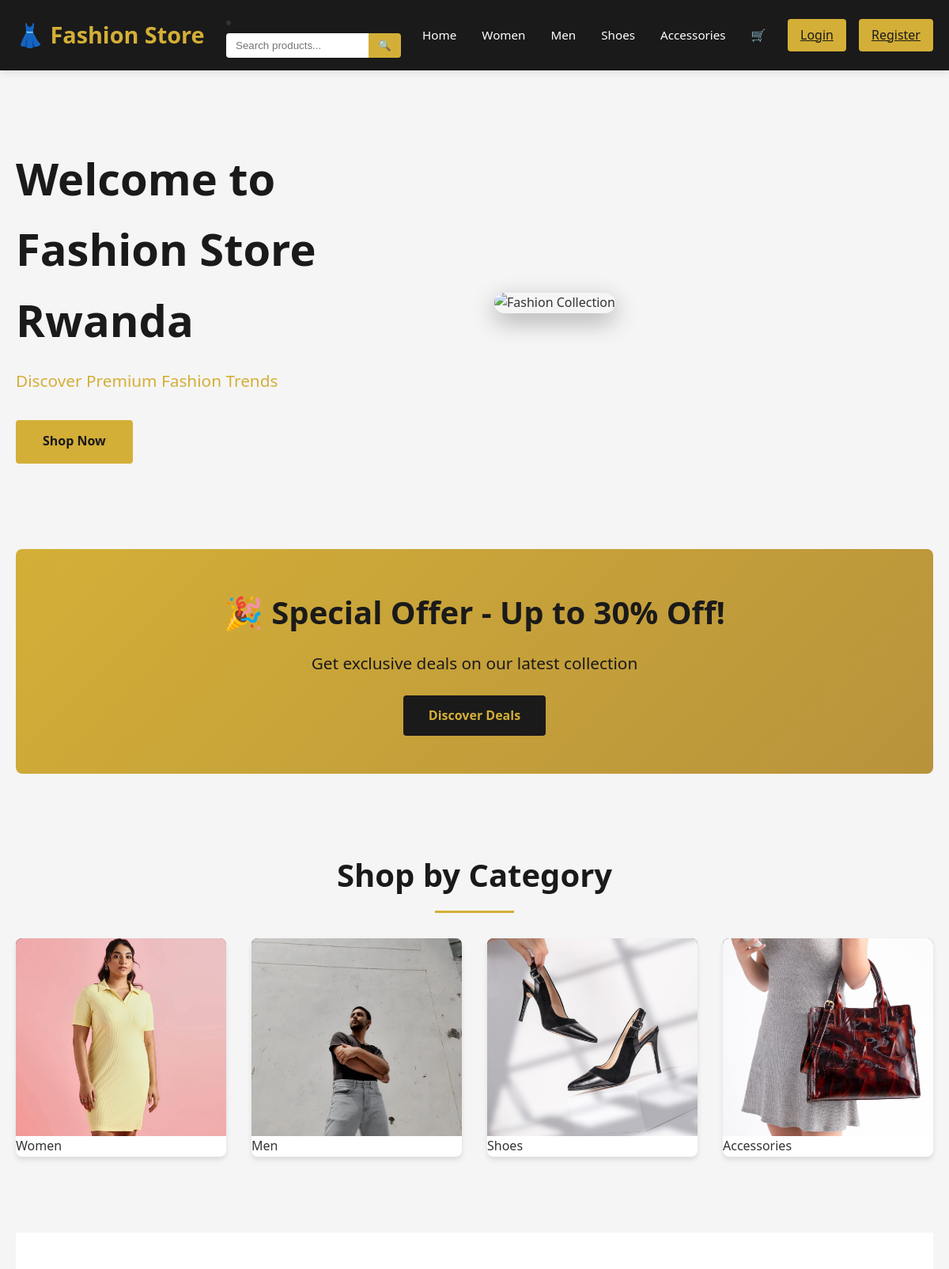
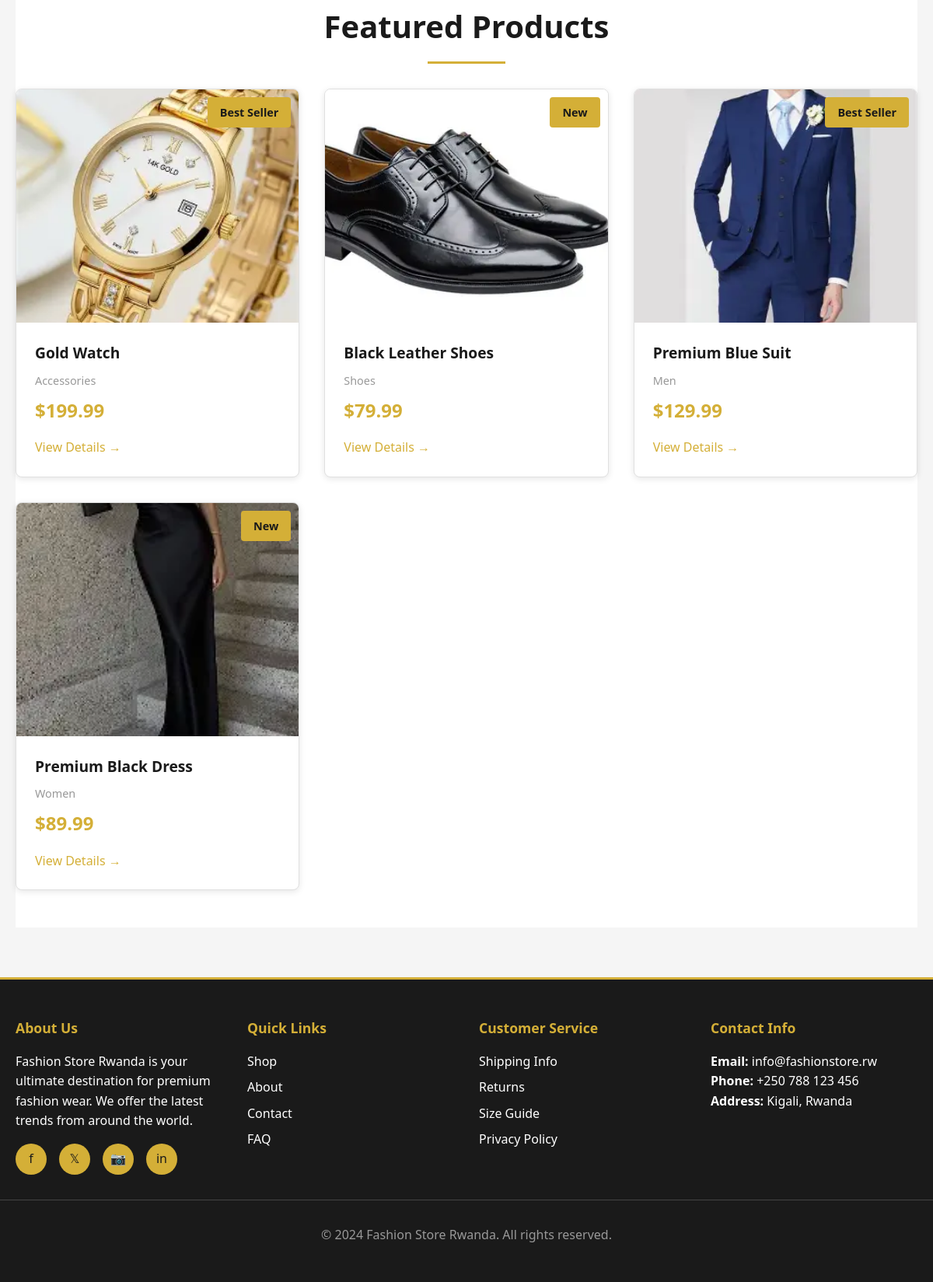
The page / on the database its author committed (2 pictures, top to bottom).
### store/models.py (models this page shows, shortened)
class Product(models.Model):
    BADGE_CHOICES = [
        ('new', 'New Arrival'),
        ('bestseller', 'Best Seller'),
        ('sale', 'Sale'),
        ('none', 'None'),
    ]
    name = models.CharField(max_length=200)
    description = models.TextField()
    price = models.DecimalField(max_digits=10, decimal_places=2, validators=[MinValueValidator(0)])
    category = models.ForeignKey(Category, on_delete=models.CASCADE, related_name='products')
    image = models.ImageField(upload_to='products/')
    images = models.ManyToManyField('ProductImage', blank=True, related_name='products')
    stock = models.IntegerField(validators=[MinValueValidator(0)])
    badge = models.CharField(max_length=20, choices=BADGE_CHOICES, default='none')
    discount_percentage = models.IntegerField(default=0, validators=[MinValueValidator(0), MaxValueValidator(100)])
    created_at = models.DateTimeField(auto_now_add=True)
    updated_at = models.DateTimeField(auto_now=True)
    class Meta:
        ordering = ['-created_at']

class Category(models.Model):
    name = models.CharField(max_length=100, unique=True)
    description = models.TextField(blank=True, null=True)
    image = models.ImageField(upload_to='categories/', blank=True, null=True)
    created_at = models.DateTimeField(auto_now_add=True)
    class Meta:
        ordering = ['name']
        verbose_name_plural = "Categories"

### store/views.py (the view)
# urls.py: 2. Add a URL to urlpatterns:  path('', views.home, name='home')
def home(request):
    featured_products = Product.objects.filter(badge__in=['new', 'bestseller'])[:6]
    categories = Category.objects.all()[:6]
    context = {
        'featured_products': featured_products,
        'categories': categories,
    }
    return render(request, 'store/home.html', context)

### store/templates/store/home.html (shortened to what this page needs)
{% extends 'store/base.html' %}
{% load static %}
{% block content %}
<div class="container">
   <div class="hero">
    <div class="hero-content">
        <div class="hero-text">
            <h1>Welcome to Fashion Store Rwanda</h1>
            <p>Discover Premium Fashion Trends</p>
            <a href="{% url 'products' %}" class="hero-btn">Shop Now</a>
        </div>
        <div class="hero-image">
           <img src="{% static 'images/pexels-ron-lach-8400221.jpg' %}"
     alt="Fashion Collection">
        </div>
    </div>
</div>
    <div class="promo-banner">
        <h2>🎉 Special Offer - Up to 30% Off!</h2>
        <p>Get exclusive deals on our latest collection</p>
        <a href="{% url 'products' %}" class="promo-btn">Discover Deals</a>
    </div>
    <section class="categories-section">
        <h2 class="section-title">Shop by Category</h2>
        <div class="categories-grid">
            <div class="category-card" onclick="window.location.href='{% url 'women' %}'">
                <div class="category-image">
    <img src="{% static 'images/women (2).jpg' %}" alt="Women">
</div>
                <div class="category-name">Women</div>
            </div>
            <div class="category-card" onclick="window.location.href='{% url 'men' %}'">
                <div class="category-image">
    <img src="{% static 'images/men.jpg' %}" alt="Men">
</div>
                <div class="category-name">Men</div>
            </div>
            <div class="category-card" onclick="window.location.href='{% url 'shoes' %}'">
                <div class="category-image">
    <img src="{% static 'images/shoes.jpg' %}" alt="Shoes">
</div>
                <div class="category-name">Shoes</div>
            </div>
            <div class="category-card" onclick="window.location.href='{% url 'accessories' %}'">
                <div class="category-image">
    <img src="{% static 'images/accessories.jpg' %}" alt="Accessories">
</div>
                <div class="category-name">Accessories</div>
            </div>
        </div>
    </section>
    <section class="featured-section">
        <h2 class="section-title">Featured Products</h2>
        <div class="products-grid">
            {% for product in featured_products %}
            <div class="product-card">
                <div class="product-image">
    {% if product.badge != 'none' %}
        <span class="product-badge">
            {% if product.badge == 'new' %}
                New
            {% elif product.badge == 'bestseller' %}
                Best Seller
            {% endif %}
        </span>
    {% endif %}
    <img src="{{ product.image.url }}" alt="{{ product.name }}">
</div>
                <div class="product-info">
                    <div class="product-name">{{ product.name }}</div>
                    <div class="product-category">{{ product.category.name }}</div>
                    <div class="product-price">
                        {% if product.discount_percentage > 0 %}
                            <span class="original">${{ product.price }}</span>${{ product.discounted_price }}
                        {% else %}
                            ${{ product.price }}
                        {% endif %}
                    </div>
                    <a href="{% url 'product_detail' product.id %}" style="color: var(--secondary); text-decoration: none;">View Details →</a>
                </div>
            </div>
            {% empty %}
            <p>No featured products available yet.</p>
            {% endfor %}
        </div>
    </section>
</div>
{% endblock %}

### rows shown on the page
Product: badge "Best Seller", image (picture), name "Gold Watch", category.name "Accessories", price "199.99"
Product: badge "New", image (picture), name "Black Leather Shoes", category.name "Shoes", price "79.99"
Product: badge "Best Seller", image (picture), name "Premium Blue Suit", category.name "Men", price "129.99"
Product: badge "New", image (picture), name "Premium Black Dress", category.name "Women", price "89.99"
